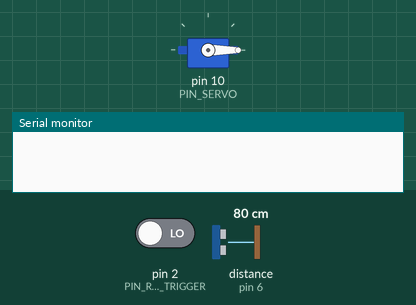
This sketch was run on a simulated Arduino Uno, built with avr-gcc and run on an emulated ATmega328P. Parts: servo, the last lines printed to the serial monitor. The test bench sets the inputs (shaded band); at power-on: pin 2 (PIN_ROTATION_TRIGGER) LOW, distance to the obstacle (sensor on pin 6) 80 cm. The echo pulse lasts 58.3 µs per cm.

Above: at 1.2 s.
1.3 s: pin 2 (PIN_ROTATION_TRIGGER) driven HIGH
At 12.7 s:
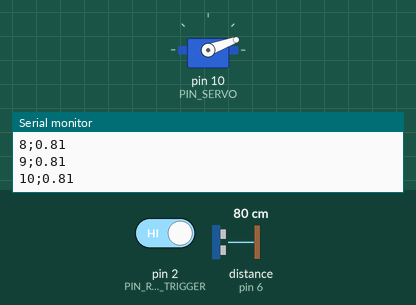
Timing chart, 0 to 14.6 s (numbered marks = the images above; inputs shaded):
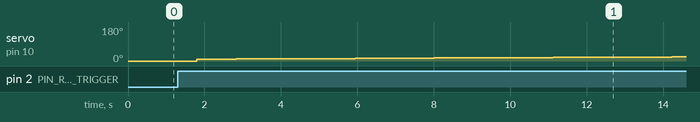

Measured:
- after the input at 1.3 s, servo on pin 10 (PIN_SERVO): moves from 0° to 22° over 12.4 s, starting after 0.50 s

The sketch:

main.ino
```cpp
// Simple Arduino control code for a sonar by using a servo + HC-SR04 ultrasonic sensor.
// Sensor angle and echo data is written to serial port
// Author: Pekka Makinen

#include <NewPing.h>
#include <Servo.h>

// Max echo distance in cm
// HC-SR04 specifies ranging distance of 2 - 400cm
#define MAX_ECHO_DIST 100

// Pin configuration
#define PIN_HC_SR04_TRIG 5
#define PIN_HC_SR04_ECHO 6
#define PIN_SERVO 10
#define PIN_ROTATION_TRIGGER 2

// Libraries for servo and sonar control
Servo servo;
NewPing sonar(PIN_HC_SR04_TRIG, PIN_HC_SR04_ECHO, MAX_ECHO_DIST); // Pin 5: Ouput trigger, Pin 6: Echo input

void setup()
{
  Serial.begin(9600);
  servo.attach(PIN_SERVO);
  servo.write(0);
  pinMode(PIN_ROTATION_TRIGGER, INPUT);
}

int i = 0;
int rotation_active = 0;
void loop()
{
  if(digitalRead(2) == HIGH) {
    rotation_active ^= 1;
    delay(500);
  }

  // While rotation is active:
  // Keep rotating servo between 10 and 110 degrees and at the same time ping HC-SR04 to get echo distance
  if(rotation_active) {
    int angle = (i>=100) ? (200 - i) : i;
    angle+=10; // Add some angle offset since the servo changes rotation more smoothly if we don't go to edge of rotation (0 degrees)
    servo.write(angle);
    delay(15);
    float echo_dist = (float)sonar.ping_cm() / MAX_ECHO_DIST; // Change distance to value between 0 - 1.
    // Write angle and echo distance to serial. Values separated by semicolumn.
    Serial.print(angle-10); // Remove offset so that receiving end doesn't have to care about it.
    Serial.print(";");
    Serial.println(echo_dist);
    delay(15);
    i++;
    if(i>=200) i=0;
  }
}
```
